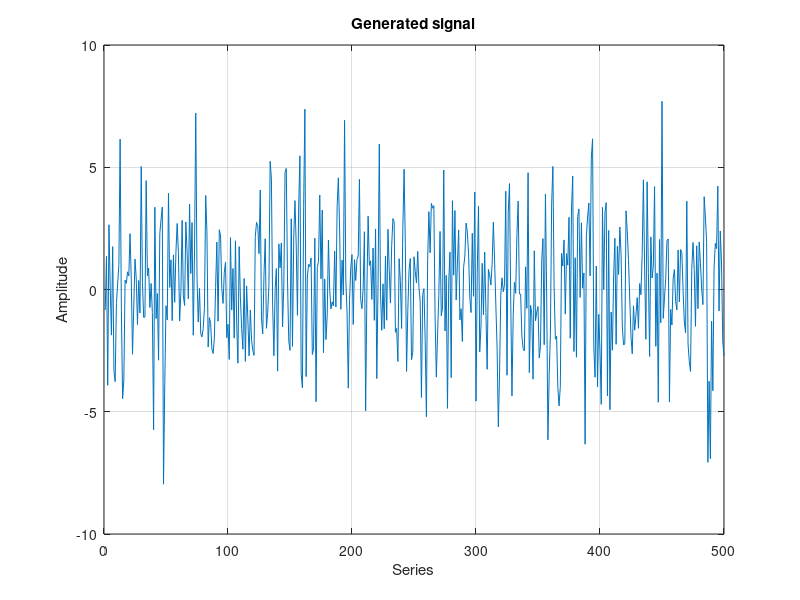
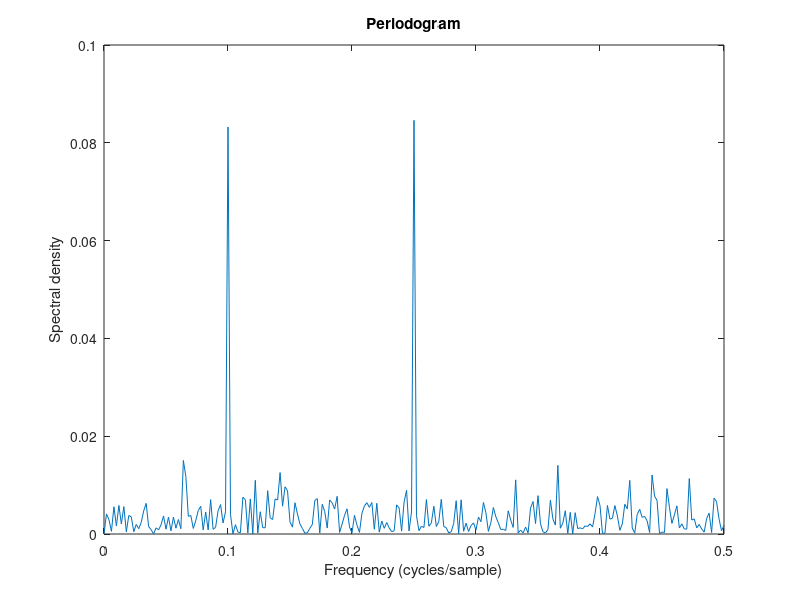

These charts were generated, in order, by the following MATLAB code: (Note: this script raises an error after producing the figures.)
close all
%% Generate the measurement
kvec = (0:499)';
vk = sin(2*pi*0.1*kvec) + sin(2*pi*0.25*kvec) + 2.25.*randn(500,1);
figure,plot(vk); grid on;
xlabel('Series');
ylabel('Amplitude');
title('Generated signal');
%% Compute periodogram
N = length(vk);
[Pxx,wvec] = periodogram(vk-mean(vk),[],N,1);
figure; plot(wvec,Pxx/sum(Pxx));
title('Periodogram');
xlabel('Frequency (cycles/sample)');
ylabel('Spectral density');

% Take Fourier Transform
vkf = fft(vk);
magvkf = abs(vkf(1:end/2)); phasevk = phase(vkf(1:end/2));

%% Estimate the signal
% Zero out the contributions (assumed to be) due to noise
magvkf2 = zeros(length(magvkf),1);
magvkf2(50:52) = magvkf(50:52); 
magvkf2(125:127) = magvkf(125:127);
vkfmod = magvkf2.*exp(i*phasevk);
vkfmod2 = [vkfmod ; 0 ; flipud(conj(vkfmod(2:end)))];
% Estimate the signal
vkhat = ifft(vkfmod2);

%% Plot against the true deterministic signal
xk = sin(2*pi*0.1*kvec) + sin(2*pi*0.25*kvec);
figure; plot((0:99),xk(1:100),'r-',(0:99),vkhat(1:100),'b--');
xlabel('Series');
ylabel('Amplitude');
legend('True','Estimated');
